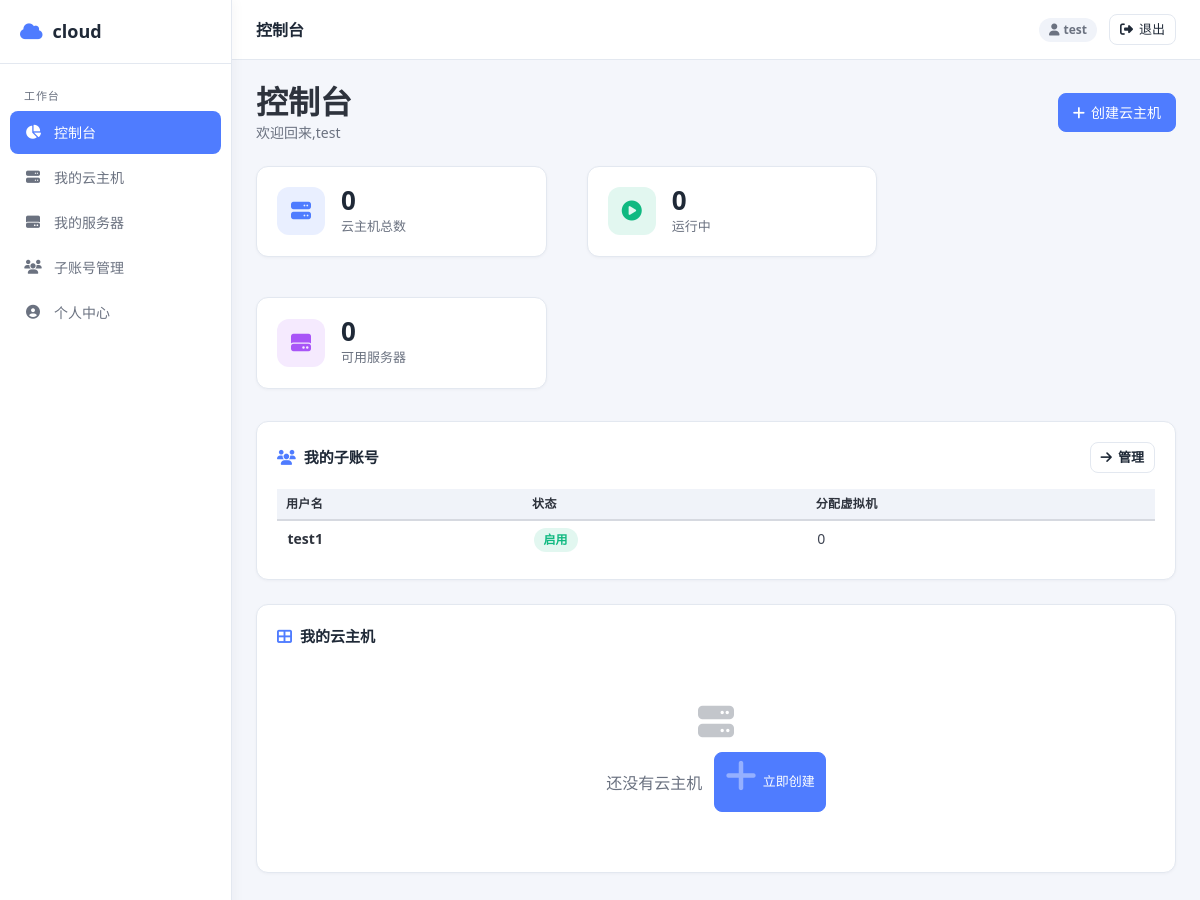
/dashboard (signed in), run on the app's committed database.
### app/models.py (models this page shows)
class User(Base):
    __tablename__ = "users"
    id: Mapped[int] = mapped_column(Integer, primary_key=True, autoincrement=True)
    username: Mapped[str] = mapped_column(String(64), unique=True, nullable=False, index=True)
    password_hash: Mapped[str] = mapped_column(String(256), nullable=False)
    role: Mapped[UserRole] = mapped_column(SAEnum(UserRole), default=UserRole.USER)
    is_active: Mapped[bool] = mapped_column(Boolean, default=True)
    parent_id: Mapped[int] = mapped_column(Integer, ForeignKey("users.id"), nullable=True)
    created_at: Mapped[datetime] = mapped_column(DateTime, default=_utcnow)
    updated_at: Mapped[datetime] = mapped_column(DateTime, default=_utcnow, onupdate=_utcnow)
    vms = relationship("VM", back_populates="owner")
    servers = relationship("Server", back_populates="owner")
    parent = relationship("User", remote_side="User.id", back_populates="subusers")
    subusers = relationship("User", back_populates="parent")
    vm_assignments = relationship("VMAssignment", back_populates="subuser", cascade="all, delete-orphan")

### app/routers/user_router.py (the view)
@router.get("/dashboard", response_class=HTMLResponse)
async def dashboard(request: Request, db: AsyncSession = Depends(get_db)):
    user = await get_current_user(request, db)
    vms = await _get_visible_vms(db, user)
    running = sum(1 for v in vms if v.status == VMStatus.RUNNING)
    servers = (await db.execute(
        select(Server).where(
            Server.status != ServerStatus.OFFLINE,
            (Server.owner_id == None) | (Server.owner_id == user.id)
        )
    )).scalars().all()
    announcements = await get_active_announcements(db)
    subusers = []
    if user.role == UserRole.USER:
        subusers = (await db.execute(
            select(User).where(User.parent_id == user.id, User.role == UserRole.SUBUSER)
            .options(selectinload(User.vm_assignments))
        )).scalars().all()
    return templates.TemplateResponse("user/dashboard.html", {
        "request": request, "user": user, "vms": vms,
        "running": running, "total": len(vms), "servers": servers,
        "announcements": announcements, "subusers": subusers,
    })

### app/templates/user/dashboard.html (shortened to what this page needs)
{% extends "base.html" %}
{% from "_macros.html" import status_badge %}
{% block page_title %}控制台{% endblock %}
{% block content %}
<div class="level">
    <div><h1 class="title">控制台</h1><p class="subtitle">欢迎回来,{{ user.username }}{% if user.role.value == 'subuser' %} (子账号){% endif %}</p></div>
    {% if user.role.value != 'subuser' %}
    <a href="/vms/create" class="btn btn-primary"><i class="fas fa-plus"></i> 创建云主机</a>
    {% endif %}
</div>
<div class="columns" style="margin-bottom:20px">
    <div class="column is-4"><div class="stat"><div class="ic ic-blue"><i class="fas fa-server"></i></div><div><div class="v">{{ total }}</div><div class="l">{% if user.role.value == 'subuser' %}分配虚拟机{% else %}云主机总数{% endif %}</div></div></div></div>
    <div class="column is-4"><div class="stat"><div class="ic ic-green"><i class="fas fa-play-circle"></i></div><div><div class="v">{{ running }}</div><div class="l">运行中</div></div></div></div>
    {% if user.role.value != 'subuser' %}
    <div class="column is-4"><div class="stat"><div class="ic ic-purple"><i class="fas fa-hdd"></i></div><div><div class="v">{{ servers|length }}</div><div class="l">可用服务器</div></div></div></div>
    {% endif %}
</div>
{% if user.role.value == 'user' and subusers is defined and subusers %}
<div class="card">
    <div class="card-title"><i class="fas fa-users" style="color:var(--primary)"></i> 我的子账号 <a href="/subusers" class="btn btn-sm" style="margin-left:auto"><i class="fas fa-arrow-right"></i> 管理</a></div>
    <div class="tbl-wrap"><table>
        <thead><tr><th>用户名</th><th>状态</th><th>分配虚拟机</th></tr></thead>
        <tbody>
        {% for s in subusers[:5] %}
        <tr>
            <td><strong>{{ s.username }}</strong></td>
            <td>{% if s.is_active %}<span class="tag tag-ok">启用</span>{% else %}<span class="tag tag-off">禁用</span>{% endif %}</td>
            <td>{{ s.vm_assignments|length if s.vm_assignments is defined else 0 }}</td>
        </tr>
        {% endfor %}
        </tbody>
    </table></div>
</div>
{% endif %}
<div class="card">
    <div class="card-title"><i class="fas fa-th-large" style="color:var(--primary)"></i> {% if user.role.value == 'subuser' %}分配的虚拟机{% else %}我的云主机{% endif %}</div>
    {% if vms %}
    <div class="columns">
        {% for vm in vms[:6] %}
        <div class="column is-4">
            <div class="card" style="margin-bottom:0">
                <div style="display:flex;justify-content:space-between;align-items:center;margin-bottom:10px">
                    <strong>{{ vm.name }}</strong>{{ status_badge(vm.status) }}
                </div>
                <div style="color:var(--muted);font-size:13px;display:flex;gap:16px;flex-wrap:wrap">
                    <span><i class="fas fa-microchip"></i> {{ vm.cpus }} 核</span>
                    <span><i class="fas fa-memory"></i> {{ vm.memory_mb }} MB</span>
                    <span><i class="fas fa-hdd"></i> {{ vm.disk_gb }} GB</span>
                </div>
                <a href="/vms/{{ vm.id }}" class="btn btn-info btn-sm" style="width:100%;justify-content:center;margin-top:14px"><i class="fas fa-cog"></i> 管理</a>
            </div>
        </div>
        {% endfor %}
    </div>
    {% if vms|length > 6 %}
    <div style="text-align:center;margin-top:16px"><a href="/vms" class="btn btn-sm">查看全部 <i class="fas fa-arrow-right"></i></a></div>
    {% endif %}
    {% else %}
    <div class="empty"><i class="fas fa-server"></i>{% if user.role.value == 'subuser' %}暂无分配的虚拟机{% else %}还没有云主机<a href="/vms/create" class="btn btn-primary btn-sm" style="margin-left:12px"><i class="fas fa-plus"></i> 立即创建</a>{% endif %}</div>
    {% endif %}
</div>
{% endblock %}

### app/templates/base.html (shortened to what this page needs)
<!DOCTYPE html>
<html lang="zh-CN">
<head>
    <link rel="stylesheet" href="https://cdn.jsdelivr.net/npm/bulma@1.0.2/css/bulma.min.css">
    <link rel="stylesheet" href="https://cdnjs.cloudflare.com/ajax/libs/font-awesome/6.7.2/css/all.min.css">
</head>
<body>
{% if user %}
<div class="layout">
    <aside class="sidebar" id="sidebar">
        <div class="brand"><i class="fas fa-cloud"></i> cloud</div>
        <nav class="nav">
            <div class="nav-section">工作台</div>
            <a href="/dashboard" class="{{ 'active' if request.url.path == '/dashboard' else '' }}"><i class="fas fa-chart-pie"></i> 控制台</a>
            <a href="/vms" class="{{ 'active' if request.url.path.startswith('/vms') else '' }}"><i class="fas fa-server"></i> {% if user.role.value == 'subuser' %}我的虚拟机{% else %}我的云主机{% endif %}</a>
            {% if user.role.value == 'user' %}
            <a href="/servers" class="{{ 'active' if request.url.path.startswith('/servers') else '' }}"><i class="fas fa-hdd"></i> 我的服务器</a>
            <a href="/subusers" class="{{ 'active' if request.url.path.startswith('/subusers') else '' }}"><i class="fas fa-users"></i> 子账号管理</a>
            {% endif %}
            <a href="/profile" class="{{ 'active' if request.url.path == '/profile' else '' }}"><i class="fas fa-user-circle"></i> 个人中心</a>
        </nav>
    </aside>
    <div class="main">
        <header class="topbar">
            <div style="display:flex;align-items:center;gap:12px">
                <span class="page-title">{% block page_title %}{% endblock %}</span>
            </div>
            <div class="user-area">
                <span class="tag {{ 'tag-info' if user.role == 'admin' else ('tag-warn' if user.role.value == 'subuser' else 'tag-light') }}"><i class="fas fa-user"></i> {{ user.username }}</span>
                <a class="btn btn-sm" href="/logout"><i class="fas fa-sign-out-alt"></i> 退出</a>
            </div>
        </header>
        <main class="content">
            {% block content %}{% endblock %}
        </main>
    </div>
</div>
{% else %}
{% block guest %}{% endblock %}
{% endif %}
</body>
</html>

### app/templates/base.html (style rules this page uses)
:root { --bg:#f4f6fb; --panel:#ffffff; --panel-2:#f0f3f9; --border:#e3e8f0; --text:#1f2937; --muted:#6b7280; --primary:#4f7cff; --primary-d:#3a63d6; --ok:#10b981; --warn:#f59e0b; --danger:#ef4444; }
* { box-sizing:border-box }
body { background:var(--bg);color:var(--text);font-family:"Microsoft YaHei","PingFang SC",system-ui,-apple-system,sans-serif;margin:0 }
a { color:var(--primary);text-decoration:none }
.layout { display:flex;min-height:100vh }
.sidebar { width:232px;background:#ffffff;border-right:1px solid var(--border);position:fixed;top:0;bottom:0;left:0;display:flex;flex-direction:column;z-index:30;box-shadow:2px 0 12px rgba(15,23,42,.04) }
.sidebar .brand { padding:18px 20px;font-weight:700;font-size:18px;border-bottom:1px solid var(--border);display:flex;align-items:center;gap:10px;color:#1f2937 }
.sidebar .brand i { color:var(--primary) }
.nav { padding:10px;flex:1;overflow-y:auto }
.nav a { display:flex;align-items:center;gap:12px;padding:11px 14px;border-radius:8px;color:var(--muted);margin-bottom:2px;font-size:14px;transition:.15s }
.nav a.active { background:var(--primary);color:#fff }
.nav a i { width:18px;text-align:center }
.nav .nav-section { font-size:11px;color:var(--muted);letter-spacing:.08em;padding:14px 14px 6px }
.main { margin-left:232px;flex:1;display:flex;flex-direction:column;min-width:0 }
.topbar { height:60px;background:#ffffff;border-bottom:1px solid var(--border);display:flex;align-items:center;justify-content:space-between;padding:0 24px;position:sticky;top:0;z-index:20 }
.topbar .page-title { font-weight:600;font-size:16px;color:#1f2937 }
.topbar .user-area { display:flex;align-items:center;gap:12px }
.content { padding:24px;flex:1;max-width:1280px;width:100% }
.card { background:#ffffff;border:1px solid var(--border);border-radius:12px;padding:20px;margin-bottom:20px;box-shadow:0 1px 3px rgba(15,23,42,.04) }
.card-title { font-weight:600;font-size:15px;margin-bottom:16px;display:flex;align-items:center;gap:8px;color:#1f2937 }
.columns { display:flex;flex-wrap:wrap;gap:16px;margin-bottom:0 }
.column { flex:1;min-width:0 }
.is-4 { flex:0 0 calc(33.333% - 16px) }
.stat { background:#ffffff;border:1px solid var(--border);border-radius:12px;padding:20px;display:flex;align-items:center;gap:16px;box-shadow:0 1px 3px rgba(15,23,42,.04) }
.stat .ic { width:48px;height:48px;border-radius:12px;display:flex;align-items:center;justify-content:center;font-size:20px;flex-shrink:0 }
.stat .v { font-size:26px;font-weight:700;line-height:1;color:#1f2937 }
.stat .l { color:var(--muted);font-size:13px;margin-top:4px }
.ic-blue { background:rgba(79,124,255,.12);color:var(--primary) }
.ic-green { background:rgba(16,185,129,.12);color:var(--ok) }
.ic-purple { background:rgba(168,85,247,.12);color:#a855f7 }
.tbl-wrap { overflow-x:auto }
table { width:100%;border-collapse:collapse }
th,td { padding:12px 14px;text-align:left;border-bottom:1px solid var(--border);font-size:14px;white-space:nowrap }
th { color:var(--muted);font-weight:600;font-size:12px;letter-spacing:.03em;background:var(--panel-2) }
.btn { display:inline-flex;align-items:center;gap:6px;padding:8px 14px;border-radius:8px;border:1px solid var(--border);background:#ffffff;color:var(--text);cursor:pointer;font-size:14px;text-decoration:none;transition:.15s;font-family:inherit }
.btn-primary { background:var(--primary);border-color:var(--primary);color:#fff }
.btn-sm { padding:5px 10px;font-size:13px }
.tag { display:inline-flex;align-items:center;gap:4px;padding:3px 10px;border-radius:999px;font-size:12px;font-weight:600;white-space:nowrap }
.tag-ok { background:rgba(16,185,129,.12);color:var(--ok) }
.tag-light { background:var(--panel-2);color:var(--muted) }
.level { display:flex;align-items:center;justify-content:space-between;flex-wrap:wrap;gap:12px;margin-bottom:20px }
.title { font-size:20px;font-weight:700;margin:0;color:#1f2937 }
.subtitle { font-size:14px;color:var(--muted);margin:4px 0 0 }
.empty { padding:40px;text-align:center;color:var(--muted) }
.empty i { font-size:36px;display:block;margin-bottom:12px;opacity:.4 }

### data on the page
User: username "test"
User: username "test1", is_active "启用", vm_assignments|length "0"

### other printed values
{{ total }} "0"
{{ running }} "0"
{{ servers|length }} "0"
